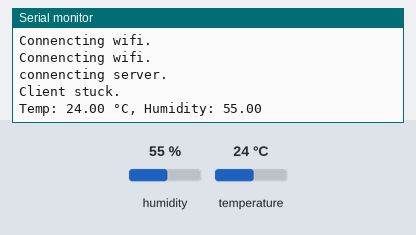
The sketch below on a simulated ESP32. Parts: the last lines printed to the serial monitor. The inputs (shaded band) are chosen by the test bench; at power-on: humidity 55 %, temperature 24 °C. WiFi joins after 1.5 s; servers stay silent unless stated; no MQTT or app messages arrive unless stated.

Above: at 2.7 s.
2.8 s: humidity set to 22 %
At 7.9 s:
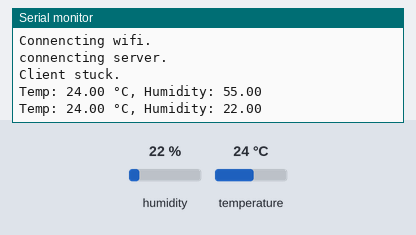
8.8 s: temperature set to 12 °C
At 12.0 s:
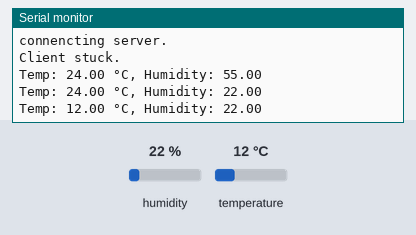
14.8 s: humidity set to 40 %
At 17.2 s:
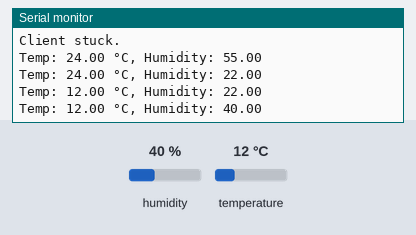
Timing chart, 0 to 18.7 s (numbered marks = the images above; inputs shaded):
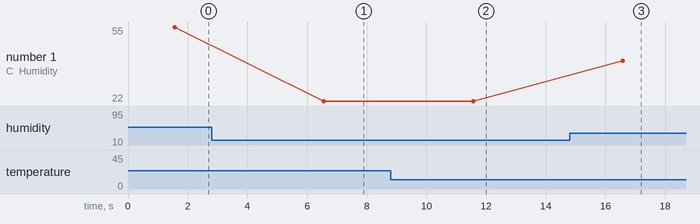

Measured:
- after the input at 2.8 s, the serial monitor: prints a new line after 3.8 s (image 1)
- after the input at 8.8 s, the serial monitor: prints a new line after 2.8 s (image 2)
- after the input at 14.8 s, the serial monitor: prints a new line after 1.8 s (image 3)
- plotted number 1: 55 → 22 after the input at 2.8 s, 22 → 40 after the input at 14.8 s

The sketch:

temp_hum.ino
```cpp
#include <WiFi.h>
#include <PubSubClient.h>
#include "DHT.h"

#define DHTPIN 20
#define DHTTYPE DHT22

DHT dht(DHTPIN, DHTTYPE);

// --- WiFi ---
const char* ssid = "DefoNotABomb";

// --- MQTT ---
const char* mqtt_server = "10.42.0.1";
WiFiClient espClient;
PubSubClient client(espClient);

void setup_wifi() {
  WiFi.begin(ssid, NULL);
  while (WiFi.status() != WL_CONNECTED) {
    Serial.println("Connencting wifi.");
    delay(500);
  }
}

void reconnect() {
  while (!client.connected()) {
    if (client.connect("ESP32-dht22")) {
      // Connected
    } else {
      delay(2000);
    }
  }
}

void setup() {
  Serial.begin(115200);
  dht.begin();
  Serial.println("in setup.");
  setup_wifi();
  Serial.println("connencting server.");
  client.setServer(mqtt_server, 1883);
}

void loop() {
  if (!client.connected()) {
    Serial.println("Client stuck.");
    reconnect();
  }
  client.loop();

  float h = dht.readHumidity();
  float t = dht.readTemperature();

  if (!isnan(h) && !isnan(t)) {
    char tempStr[8];
    dtostrf(t, 1, 2, tempStr);
    client.publish("home/sensor/temperature", tempStr);

    char humStr[8];
    dtostrf(h, 1, 2, humStr);
    client.publish("home/sensor/humidity", humStr);

    Serial.print("Temp: "); Serial.print(t);
    Serial.print(" °C, Humidity: "); Serial.println(h);
  }

  delay(5000);
}
```
